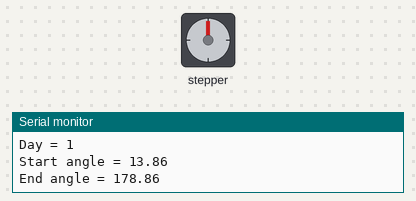
Simulated run of this sketch. Board: Arduino Uno, built with avr-gcc and run on an emulated ATmega328P. On the bench: stepper motor, the last lines printed to the serial monitor. Stepper angles assume 200 steps per turn.

Above: at 0.05 s.
At 1.3 s:
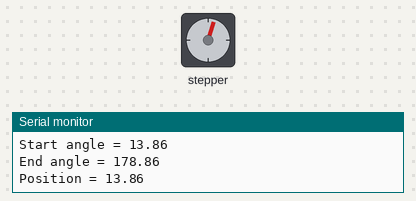
Timing chart, 0 to 3.0 s (numbered marks = the images above):
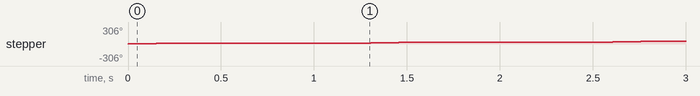

Measured:
- by itself, stepper: turns 18° clockwise in 0.27 s, repeating every 1.3 s

The sketch:

Workshop_project.ino
```cpp
/*
Worksop Project - Intelligent Solar Tracking System

Fulesh Chafale   (Roll No. 61, Sec-A)
Gaurav Daga      (Roll No. 62, Sec-A)
Udit Mishra      (Roll No. 79, Sec-A)
Siddhant Mate    (Roll No. 84, Sec-A)

Guided By - Dr. S. B. Pokle & Prof. Divya Shrivastava
*/

#include <Stepper.h>

const int steps_per_revolution = 200;

int speed = 10;

// initializing the stepper library on pins 8 to 11:
Stepper stepper(steps_per_revolution, 8, 9, 10, 11);

int date = 1;         // Date input here
int month = 1;
int year = 2021;
int d = 0;

float latitude = 21.146;    // latitude input here, Nagpur

void setup()
{
  // setting the speed at 1/600 rpm:
  stepper.setSpeed(speed);

  d = day_of_year(date,month,year);

  // initializing the serial port:
  Serial.begin(9600);
}

void loop()
{
  Serial.print("Day = ");
  Serial.println(d);
  float delta = 0,alpha,start_angle,end_angle,i;

  if(d>=1&&d<=79)
  {
    delta=-22.98+0.2634*d;
  }
  else if(d>79&&d<=172)
  {
    delta=0.2634*(d-81);
  }
  else if(d>172&&d<=266)
  {
    delta=23.45-0.2634*(d-172);
  }
  else if(d>266&&d<=356)
  {
    delta=-0.2634*(d-266);
  }

  alpha=90+latitude-delta;

  if(alpha-8*15>0)
  {
    start_angle=alpha-8*15 ;
  }
  else if(alpha-7*15>0)
  {
    start_angle=alpha-7*15 ;
  }
  else
  {
    start_angle=alpha-6*15;
  }

  Serial.print("Start angle = ");
  Serial.println(start_angle);

  if( (alpha+4*15) > 180 )
  {
    end_angle=alpha+3*15 ;
  }
  else
  {
    end_angle=alpha+4*15 ;
  }

  Serial.print("End angle = ");
  Serial.println(end_angle);
  Serial.println();

  i=start_angle;

  while(i<end_angle)
  {
    stepper.step(steps_per_revolution/20);
    Serial.print("Position = ");
    Serial.println(i);
    i=i+10;
    delay(1000);
  }
  Serial.println();
  while(i>start_angle)
  {
    stepper.step(-steps_per_revolution/20);
    Serial.print("Position = ");
    Serial.println(i);
    i=i-5;
    delay(200);
  }

  d++;
  if(d==366)
  {
    d=1;
  }
    Serial.println();
    delay(3000);
}

int day_of_year(int date,int month,int year)
{
  int days_in_feb=28,doy=date;

    // checking for leap year
    if((year%4==0 && year%100!=0)||(year%400==0))
    {
        days_in_feb=29;
    }

    switch(month)
    {
      case 1:
        break;
      case 2:
          doy += 31;
          break;
      case 3:
          doy += 31+days_in_feb;
          break;
      case 4:
          doy += 31+days_in_feb+31;
          break;
      case 5:
          doy += 31+days_in_feb+61;
          break;
      case 6:
          doy += 31+days_in_feb+92;
          break;
      case 7:
          doy += 31+days_in_feb+122;
          break;
      case 8:
          doy += 31+days_in_feb+153;
          break;
      case 9:
          doy += 31+days_in_feb+184;
          break;
      case 10:
          doy += 31+days_in_feb+214;
          break;
      case 11:
          doy += 31+days_in_feb+245;
          break;
      case 12:
          doy += 31+days_in_feb+275;
          break;
    }

    return doy;
}
```
